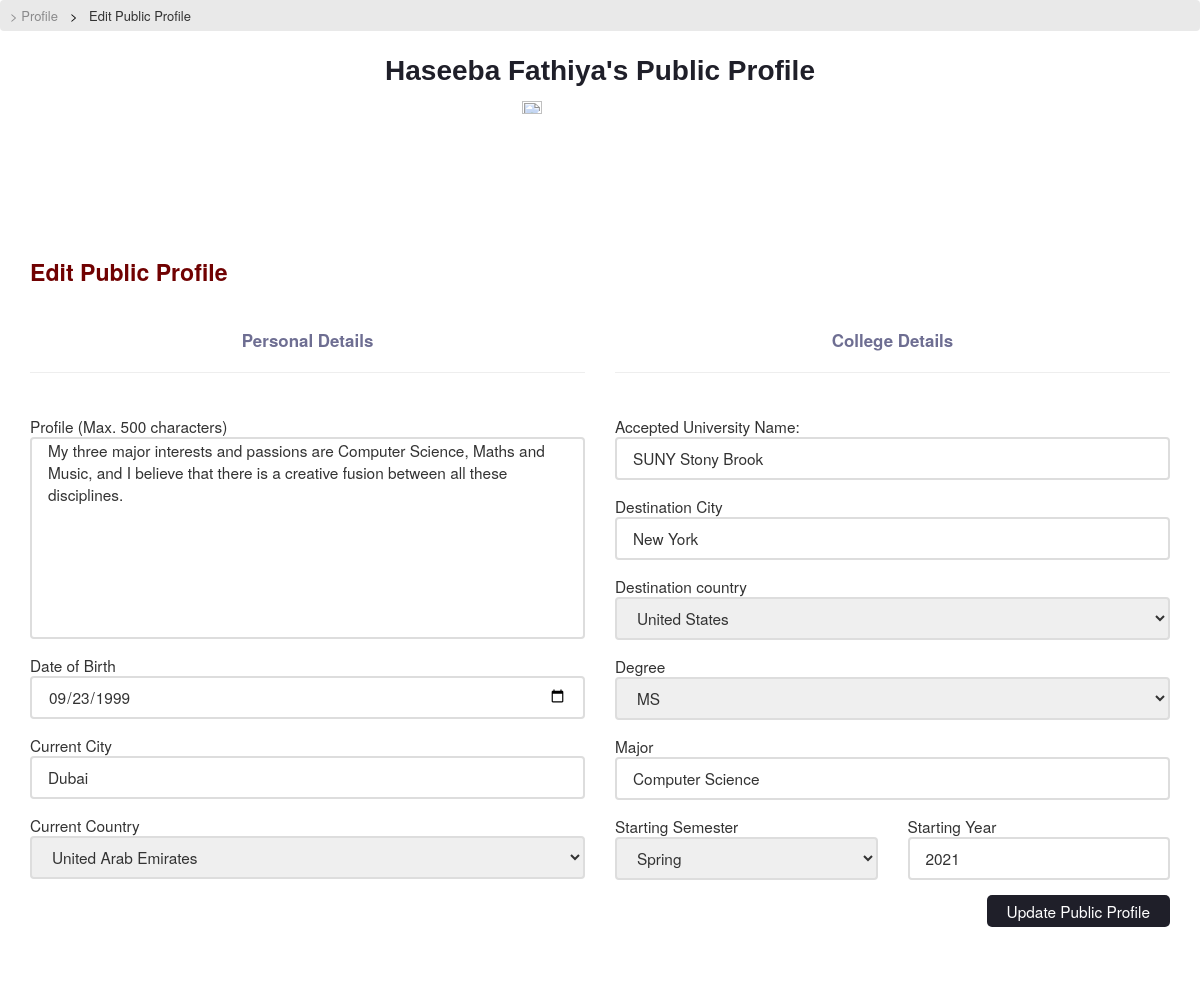
Before: /user/update_public_profile/ (signed in) with the older database file.
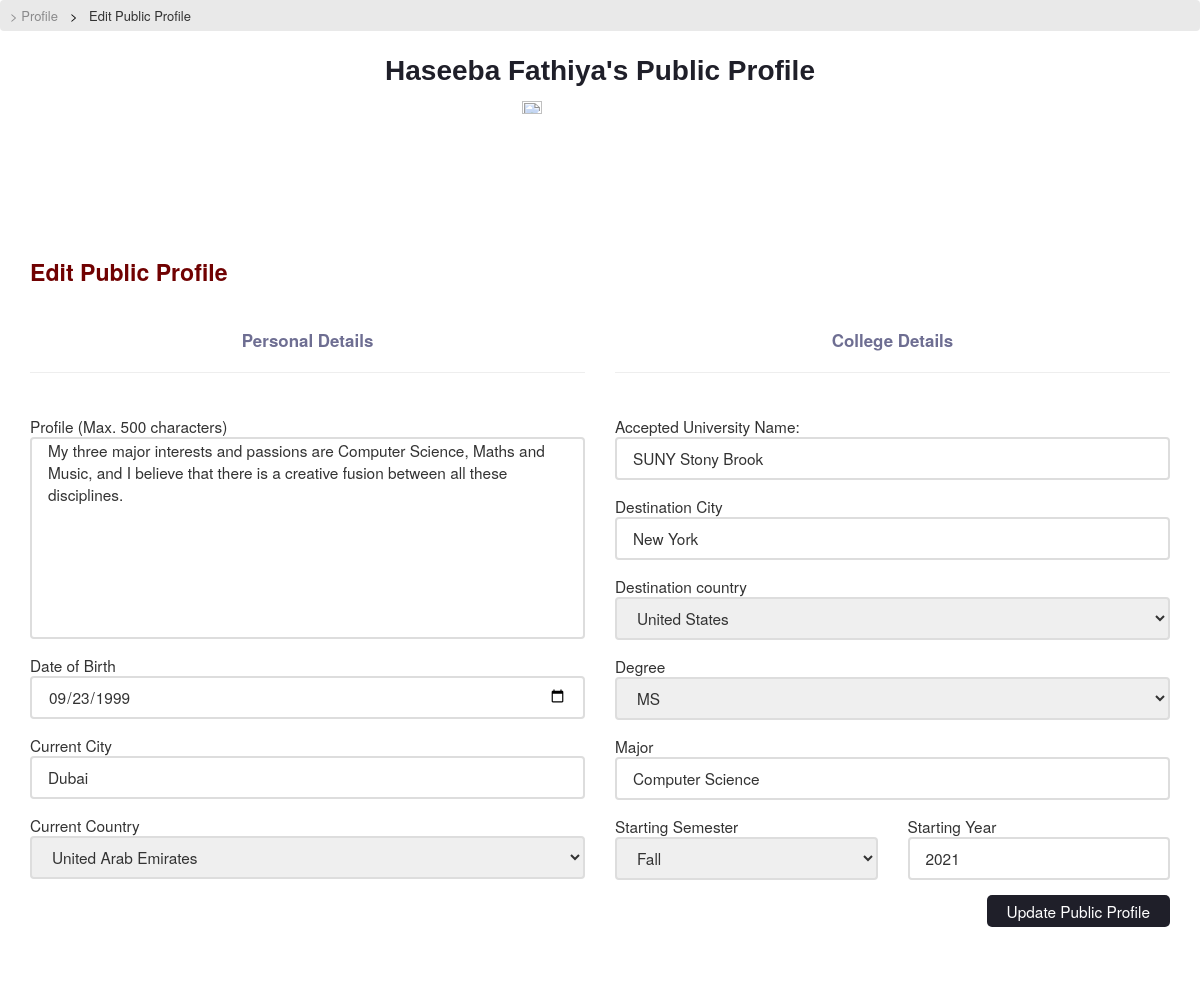
After: the same page with the newer database file.
### connect/models.py (models this page shows)
class PublicProfile(models.Model):
    user = models.OneToOneField(User, on_delete = models.CASCADE, primary_key=True)
    profile_public = models.BooleanField(default = False)
    origin_city = models.CharField(max_length = 100, blank = True, null=True)
    origin_country = CountryField(blank = True, blank_label = 'Select Country')
    destination_city = models.CharField(max_length = 100, blank = True, null=True)
    destination_country = CountryField(blank = True, blank_label = 'Select Country')
    accepted_university = models.CharField(max_length = 200, blank = True, null=True)
    major = models.CharField(max_length = 200, blank = True, null=True)
    date_of_birth = models.DateField(blank = True, null = True)
    profile = models.TextField(blank = True)
    profile_updated = models.BooleanField(default = False)
    degree = models.CharField(choices = DEGREE_CHOICES, default = 'ms', max_length = 3)
    starting_semester = models.CharField(choices = STARTING_SEMESTER_CHOICES, max_length = 5, blank = True, null=True, default = 'F')
    starting_year = models.IntegerField(blank = True, null = True)

### connect/views.py (the view)
# urls.py: path('update_public_profile/', update_public_profile_view, name = 'UpdatePublicProfile'),
def update_public_profile_view(request):
    if request.method == 'POST':
        print('public prof form has been submitted')
        form = UpdatePublicProfileForm(request.POST)
        if form.is_valid():
            print('public prof form is valid')
            degree = request.POST.get('degree')
            starting_semester = request.POST.get('starting_semester')
            major = request.POST.get('major')
            profile = request.POST.get('profile')
            date_of_birth = request.POST.get('date_of_birth')
            origin_city = request.POST.get('origin_city')
            origin_country = request.POST.get('origin_country')
            destination_city = request.POST.get('destination_city')
            destination_country = request.POST.get('destination_country')
            accepted_university = request.POST.get('accepted_university')
            starting_year = request.POST.get('starting_year')
            user = request.user
            user.refresh_from_db()
            public_profile = PublicProfile()
            public_profile.degree = degree
            public_profile.starting_semester = starting_semester
            public_profile.major = major
            public_profile.profile = profile
            public_profile.date_of_birth = date_of_birth
            public_profile.origin_city = origin_city
            public_profile.origin_country = origin_country
            public_profile.destination_city = destination_city
            public_profile.destination_country = destination_country
            public_profile.accepted_university = accepted_university
            public_profile.profile_updated = True
            public_profile.starting_year = starting_year
            public_profile.user = user
            public_profile.save()
            return redirect('user-home')
        else:
            print(form.errors)
            print('form isnt valid')
    else:
        current_user = request.user
        initial_values = {}
        if current_user.publicprofile.profile_updated:
            initial_values = {
                'profile': current_user.publicprofile.profile,
                'date_of_birth': current_user.publicprofile.date_of_birth,
                'origin_city': current_user.publicprofile.origin_city,
                'origin_country': current_user.publicprofile.origin_country,
                'destination_city': current_user.publicprofile.destination_city,
                'destination_country': current_user.publicprofile.destination_country,
                'accepted_university': current_user.publicprofile.accepted_university,
                'major': current_user.publicprofile.major,
                'starting_semester': current_user.publicprofile.starting_semester,
                'starting_year': current_user.publicprofile.starting_year,
                'degree': current_user.publicprofile.degree
            }
        form = UpdatePublicProfileForm(request.POST or None, initial = initial_values)
    context = {
        'form': form
    }
    return render(request, 'registration/update-public-profile.html', context)

### connect/forms.py (shortened to what this page needs)
class UpdatePublicProfileForm(forms.Form):
    profile = forms.CharField(widget = forms.Textarea, label = "Profile (Max. 500 characters)")
    date_of_birth = forms.DateField(label = "Date of Birth", widget=forms.widgets.DateInput(attrs={'type': 'date'}))
    origin_city = forms.CharField(label = "Current City")
    origin_country = CountryField(blank_label = "Current Country").formfield()
    destination_city = forms.CharField(label = "Destination City")
    destination_country = CountryField(blank_label = "Select Destination Country").formfield()
    accepted_university = forms.CharField(label = "Accepted University Name")
    major = forms.CharField(label = "Major")
    starting_semester = forms.ChoiceField(choices = STARTING_SEMESTER_CHOICES, label = "Starting Semester")
    starting_year = forms.IntegerField(label = "Starting Year")
    degree = forms.ChoiceField(choices = DEGREE_CHOICES)

### pages/templates/registration/update-public-profile.html (shortened to what this page needs)
{% load widget_tweaks %} {% load static %}
<head>
    <link rel="stylesheet" href="https://maxcdn.bootstrapcdn.com/bootstrap/3.3.7/css/bootstrap.min.css">
    <link rel="stylesheet" href="{%  static 'css/portal-stylesheets/form-stylesheets/update-public-profile-style.css' %}">
</head>
<ul class="breadcrumb">
    <li><a onclick="showProfile()">> Profile</a></li>
    <li>Edit Public Profile</li>
</ul>
<p class="main-heading">{{user.first_name|title}} {{user.last_name|title}}'s Public Profile</p>
{% if user.graduateadmissionsprofile.gender == 'M' %}
<img class="profile-pic" src="https://www.kavs.uniza.sk/images/Avatar_img/avatar-user-student-3e3e52aa56aeb627-512x512.png" alt="profile_pic"> {% else %}
<img class="profile-pic" src="https://cdn.iconscout.com/icon/premium/png-512-thumb/female-avatar-12-774634.png" alt="profile_pic"> {% endif %}
<div class="section">
    <p class="section-heading">Edit Public Profile</p>
    <form method="POST" action="{% url 'UpdatePublicProfile' %}">{% csrf_token %} {{ form.non_field_errors }}
        <div class="side-by-side">
            <div>
                <p class="subheading">Personal Details</p>
                <hr>
                <br>{{form.profile.errors}} {{form.profile.label}} {% render_field form.profile placeholder='Something about yourself...' class='form-field' maxlength='500' rows='9' id="profile_textarea" %}
                <br> {{ form.date_of_birth.errors }} {{form.date_of_birth.label}} {% render_field form.date_of_birth placeholder='DOB' class='form-field'%}
                <br> {{ form.origin_city.errors }} {{form.origin_city.label}} {% render_field form.origin_city placeholder='Current City' class='form-field'%}
                <br> {{ form.origin_country.errors }} Current Country {% render_field form.origin_country placeholder='Current Country' class='form-field'%}
            </div>
            <div>
                <p class="subheading">College Details</p>
                <hr>
                <br>{{form.accepted_university.errors}} {{form.accepted_university.label}}: {% render_field form.accepted_university placeholder='College Name' class='form-field' %}
                <br> {{ form.destination_city.errors }} {{form.destination_city.label}} {% render_field form.destination_city placeholder='City' class='form-field'%}
                <br> {{ form.destination_country.errors }} {{form.destination_country.label}} {% render_field form.destination_country placeholder='Country' class='form-field'%}
                <br> {{ form.degree.errors }} {{form.degree.label}} {% render_field form.degree placeholder='Degree' class='form-field'%}
                <br> {{ form.major.errors }} {{form.major.label}} {% render_field form.major placeholder='Major' class='form-field'%}
                <div class="side-by-side">
                    <div>
                        {{ form.starting_semester.errors }} {{form.starting_semester.label}} {% render_field form.starting_semester placeholder='Starting Semester' class='form-field'%}
                    </div>
                    <div>
                        {{ form.starting_year.errors }} {{form.starting_year.label}} {% render_field form.starting_year placeholder='Starting Year' class='form-field'%}
                    </div>
                </div>
            </div>
        </div>
        <button type="submit" id="update-profile-button">Update Public Profile</button>
    </form>
</div>

### pages/static/css/portal-stylesheets/form-stylesheets/update-public-profile-style.css (style rules this page uses)
.main-heading { font-family: Arial, Helvetica, sans-serif; color: #1F1F29; font-weight: bold; font-size: 2em; text-align: center; }
.profile-pic { width: 13%; display: block; margin: 0 auto; }
.section { padding: 30px; background-color: #fff; margin: 20px 0px; font-size: 1.1em; word-wrap: break-word; }
.section-heading { font-size: 1.5em; font-weight: bold; color: #700101; }
.subheading { color: #6E6E92; font-weight: bold; margin-top: 30px; text-align: center; font-size: 1.1em; }
.side-by-side { display: grid; grid-template-columns: 1fr 1fr; gap: 30px; }
.form-field { height: 43px; padding: 0 16px; border: 2px solid #ddd; border-radius: 4px; outline: 0; transition: .2s; width: 100%; font-size: 1em; margin-bottom: 15px; }
ul.breadcrumb { padding: 5px 10px; list-style: none; background-color: #e9e9e9; }
ul.breadcrumb li { display: inline; font-size: 13px; cursor: pointer; }
ul.breadcrumb li+li:before { padding: 8px; color: black; content: ">\00a0"; }
ul.breadcrumb li a { color: #8A8A8B; text-decoration: none; }
#profile_textarea { height: auto; resize: none; }
button { background-color: #1F1F29; color: white; padding: 5px 20px; border-radius: 5px; cursor: pointer; border: none; float: right; }

Changed rows visible on the page:
changed PublicProfile "Dubai": starting_semester "Spring" → "Fall"
